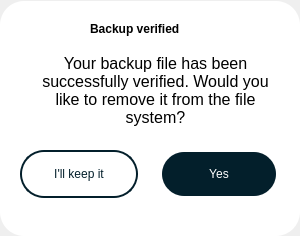
<?xml version="1.0" encoding="UTF-8"?>
<ui version="4.0">
 <class>verifiedDialog</class>
 <widget class="QDialog" name="verifiedDialog">
  <property name="geometry">
   <rect>
    <x>0</x>
    <y>0</y>
    <width>300</width>
    <height>236</height>
   </rect>
  </property>
  <property name="windowTitle">
   <string>Dialog</string>
  </property>
  <widget class="QPushButton" name="yesBtn">
   <property name="enabled">
    <bool>true</bool>
   </property>
   <property name="geometry">
    <rect>
     <x>160</x>
     <y>150</y>
     <width>118</width>
     <height>48</height>
    </rect>
   </property>
   <property name="sizePolicy">
    <sizepolicy hsizetype="Minimum" vsizetype="Expanding">
     <horstretch>0</horstretch>
     <verstretch>0</verstretch>
    </sizepolicy>
   </property>
   <property name="cursor">
    <cursorShape>PointingHandCursor</cursorShape>
   </property>
   <property name="styleSheet">
    <string notr="true">QPushButton {
	background-color : #031F2B; 
	border-color: #FFFFFF;
	color : #FFFFFF;
	border-style: solid;
	border-width: 2px;
	border-radius: 24px;
}
QPushButton::pressed{
	background-color: #FFFFFF;
	border-color: #031F2B;
	color : #031F2B;
}
QPushButton: disabled {
    background-color:#707070;
	border-color: #707070;
    color:#707070;
}</string>
   </property>
   <property name="text">
    <string>Yes</string>
   </property>
  </widget>
  <widget class="QPushButton" name="keepBtn">
   <property name="enabled">
    <bool>true</bool>
   </property>
   <property name="geometry">
    <rect>
     <x>20</x>
     <y>150</y>
     <width>118</width>
     <height>48</height>
    </rect>
   </property>
   <property name="sizePolicy">
    <sizepolicy hsizetype="Minimum" vsizetype="Expanding">
     <horstretch>0</horstretch>
     <verstretch>0</verstretch>
    </sizepolicy>
   </property>
   <property name="palette">
    <palette>
     <active>
      <colorrole role="WindowText">
       <brush brushstyle="SolidPattern">
        <color alpha="255">
         <red>3</red>
         <green>31</green>
         <blue>43</blue>
        </color>
       </brush>
      </colorrole>
      <colorrole role="Button">
       <brush brushstyle="SolidPattern">
        <color alpha="255">
         <red>255</red>
         <green>255</green>
         <blue>255</blue>
        </color>
       </brush>
      </colorrole>
      <colorrole role="Text">
       <brush brushstyle="SolidPattern">
        <color alpha="255">
         <red>3</red>
         <green>31</green>
         <blue>43</blue>
        </color>
       </brush>
      </colorrole>
      <colorrole role="ButtonText">
       <brush brushstyle="SolidPattern">
        <color alpha="255">
         <red>3</red>
         <green>31</green>
         <blue>43</blue>
        </color>
       </brush>
      </colorrole>
      <colorrole role="Base">
       <brush brushstyle="SolidPattern">
        <color alpha="255">
         <red>255</red>
         <green>255</green>
         <blue>255</blue>
        </color>
       </brush>
      </colorrole>
      <colorrole role="Window">
       <brush brushstyle="SolidPattern">
        <color alpha="255">
         <red>255</red>
         <green>255</green>
         <blue>255</blue>
        </color>
       </brush>
      </colorrole>
      <colorrole role="PlaceholderText">
       <brush brushstyle="NoBrush">
        <color alpha="128">
         <red>3</red>
         <green>31</green>
         <blue>43</blue>
        </color>
       </brush>
      </colorrole>
     </active>
     <inactive>
      <colorrole role="WindowText">
       <brush brushstyle="SolidPattern">
        <color alpha="255">
         <red>3</red>
         <green>31</green>
         <blue>43</blue>
        </color>
       </brush>
      </colorrole>
      <colorrole role="Button">
       <brush brushstyle="SolidPattern">
        <color alpha="255">
         <red>255</red>
         <green>255</green>
         <blue>255</blue>
        </color>
       </brush>
      </colorrole>
      <colorrole role="Text">
       <brush brushstyle="SolidPattern">
        <color alpha="255">
         <red>3</red>
         <green>31</green>
         <blue>43</blue>
        </color>
       </brush>
      </colorrole>
      <colorrole role="ButtonText">
       <brush brushstyle="SolidPattern">
        <color alpha="255">
         <red>3</red>
         <green>31</green>
         <blue>43</blue>
        </color>
       </brush>
      </colorrole>
      <colorrole role="Base">
       <brush brushstyle="SolidPattern">
        <color alpha="255">
         <red>255</red>
         <green>255</green>
         <blue>255</blue>
        </color>
       </brush>
      </colorrole>
      <colorrole role="Window">
       <brush brushstyle="SolidPattern">
        <color alpha="255">
         <red>255</red>
         <green>255</green>
         <blue>255</blue>
        </color>
       </brush>
      </colorrole>
      <colorrole role="PlaceholderText">
       <brush brushstyle="NoBrush">
        <color alpha="128">
         <red>3</red>
         <green>31</green>
         <blue>43</blue>
        </color>
       </brush>
      </colorrole>
     </inactive>
     <disabled>
      <colorrole role="WindowText">
       <brush brushstyle="SolidPattern">
        <color alpha="255">
         <red>3</red>
         <green>31</green>
         <blue>43</blue>
        </color>
       </brush>
      </colorrole>
      <colorrole role="Button">
       <brush brushstyle="SolidPattern">
        <color alpha="255">
         <red>255</red>
         <green>255</green>
         <blue>255</blue>
        </color>
       </brush>
      </colorrole>
      <colorrole role="Text">
       <brush brushstyle="SolidPattern">
        <color alpha="255">
         <red>3</red>
         <green>31</green>
         <blue>43</blue>
        </color>
       </brush>
      </colorrole>
      <colorrole role="ButtonText">
       <brush brushstyle="SolidPattern">
        <color alpha="255">
         <red>3</red>
         <green>31</green>
         <blue>43</blue>
        </color>
       </brush>
      </colorrole>
      <colorrole role="Base">
       <brush brushstyle="SolidPattern">
        <color alpha="255">
         <red>255</red>
         <green>255</green>
         <blue>255</blue>
        </color>
       </brush>
      </colorrole>
      <colorrole role="Window">
       <brush brushstyle="SolidPattern">
        <color alpha="255">
         <red>255</red>
         <green>255</green>
         <blue>255</blue>
        </color>
       </brush>
      </colorrole>
      <colorrole role="PlaceholderText">
       <brush brushstyle="NoBrush">
        <color alpha="128">
         <red>3</red>
         <green>31</green>
         <blue>43</blue>
        </color>
       </brush>
      </colorrole>
     </disabled>
    </palette>
   </property>
   <property name="cursor">
    <cursorShape>PointingHandCursor</cursorShape>
   </property>
   <property name="styleSheet">
    <string notr="true">QPushButton {
	background-color: #FFFFFF;
	border-color: #031F2B;
	color : #031F2B;
	border-style: solid;
	border-width: 2px;
	border-radius: 24px;
}
QPushButton::pressed{
	background-color : #031F2B; 
	border-color: #FFFFFF;
	color : #FFFFFF;
}</string>
   </property>
   <property name="text">
    <string>I'll keep it</string>
   </property>
  </widget>
  <widget class="QLabel" name="label">
   <property name="geometry">
    <rect>
     <x>90</x>
     <y>20</y>
     <width>111</width>
     <height>17</height>
    </rect>
   </property>
   <property name="font">
    <font>
     <weight>75</weight>
     <bold>true</bold>
    </font>
   </property>
   <property name="text">
    <string>Backup verified</string>
   </property>
  </widget>
  <widget class="QLabel" name="label_2">
   <property name="geometry">
    <rect>
     <x>40</x>
     <y>50</y>
     <width>231</width>
     <height>81</height>
    </rect>
   </property>
   <property name="font">
    <font>
     <pointsize>12</pointsize>
    </font>
   </property>
   <property name="text">
    <string>Your backup file has been successfully verified. Would you like to remove it from the file system?</string>
   </property>
   <property name="alignment">
    <set>Qt::AlignCenter</set>
   </property>
   <property name="wordWrap">
    <bool>true</bool>
   </property>
  </widget>
  <widget class="QFrame" name="frameVerified">
   <property name="geometry">
    <rect>
     <x>0</x>
     <y>1</y>
     <width>300</width>
     <height>235</height>
    </rect>
   </property>
   <property name="styleSheet">
    <string notr="true">background: #FFFFFF;
border-radius: 24px;</string>
   </property>
   <property name="frameShape">
    <enum>QFrame::Panel</enum>
   </property>
   <property name="frameShadow">
    <enum>QFrame::Raised</enum>
   </property>
   <property name="lineWidth">
    <number>5</number>
   </property>
   <property name="midLineWidth">
    <number>5</number>
   </property>
  </widget>
  <zorder>frameVerified</zorder>
  <zorder>yesBtn</zorder>
  <zorder>keepBtn</zorder>
  <zorder>label</zorder>
  <zorder>label_2</zorder>
 </widget>
 <resources/>
 <connections/>
</ui>
